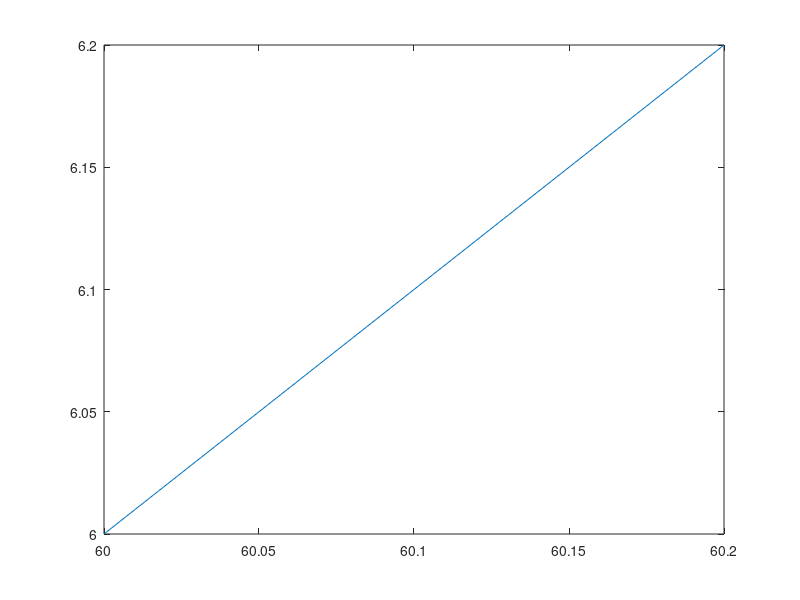

MATLAB code to generate this figure:

clc;clearvars;close all;


startx = 60; starty = 6;
endx = 60.2; endy = 6.2;
radius=6371;
lat1=startx*pi/180;
lat2=endx*pi/180;
lon1=starty*pi/180;
lon2=endy*pi/180;
deltaLat=lat2-lat1;
deltaLon=lon2-lon1;
a=sin((deltaLat)/2)^2 + cos(lat1)*cos(lat2) * sin(deltaLon/2)^2;
c=2*atan2(sqrt(a),sqrt(1-a));
d1km=radius*c;    %Haversine distance
x=deltaLon*cos((lat1+lat2)/2);
y=deltaLat;
d2km=radius*sqrt(x*x + y*y); %Pythagoran distance
    
plot([startx endx], [starty endy])

psi = rad2deg(atan2(endy -starty, endx-startx));
speed = 0.5;

function d2km = latlon2km(lat1,lon1, lat2,lon2)
    lat1=lat1*pi/180;
    lat2=lat2*pi/180;
    lon1=lon1*pi/180;
    lon2=lon2*pi/180;
    deltaLat=lat2-lat1;
    deltaLon=lon2-lon1;
    a=sin((deltaLat)/2)^2 + cos(lat1)*cos(lat2) * sin(deltaLon/2)^2;
    c=2*atan2(sqrt(a),sqrt(1-a));
    d1km=radius*c;    %Haversine distance
    x=deltaLon*cos((lat1+lat2)/2);
    y=deltaLat;
    d2km=radius*sqrt(x*x + y*y); %Pythagoran distance
end